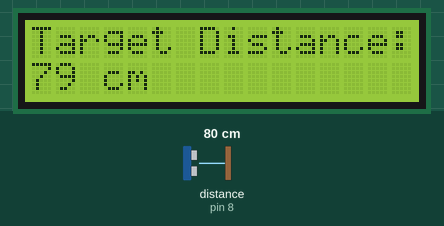
Simulated run of this sketch. Board: Arduino Uno, built with avr-gcc and run on an emulated ATmega328P. Parts: 16×2 character LCD. Wiring (inferred from the names in the program): ultrasonic range finder: trigger pin 9; echo pin 8. The test bench sets the inputs (shaded band); at power-on: distance to the obstacle (sensor on pin 8) 80 cm. The echo pulse lasts 58.3 µs per cm.

Above: at 3.2 s.
3.3 s: distance to the obstacle (sensor on pin 8) set to 2 cm
At 4.9 s:
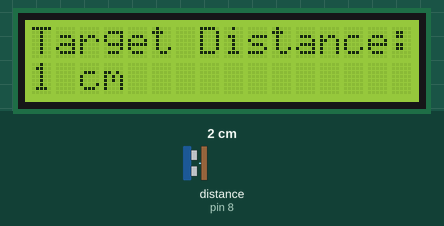
5.2 s: distance to the obstacle (sensor on pin 8) set to 4 cm
At 6.5 s:
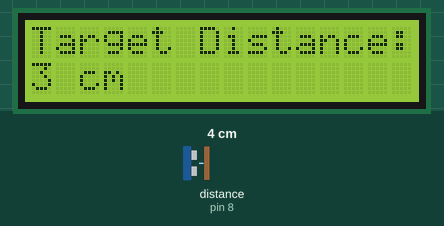
6.8 s: distance to the obstacle (sensor on pin 8) set to 9 cm
At 7.7 s:
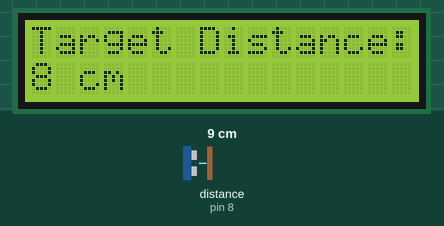
Timing chart, 0 to 9.8 s (numbered marks = the images above; inputs shaded):
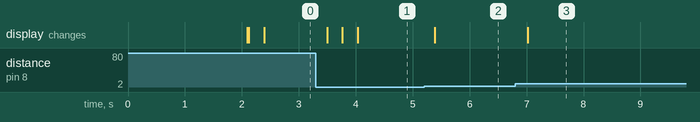

The sketch:

distance_meter.ino
```cpp
#include <Wire.h>
#include <LiquidCrystal_I2C.h>

LiquidCrystal_I2C lcd(0x27, 16, 2);
#define trigPin 9 //Sensor Echo pin connected to Arduino pin 13
#define echoPin 8 //Sensor Trip pin connected to Arduino pin 12

void setup()
{
    Serial.begin(9600);
  pinMode(trigPin, OUTPUT);
  pinMode(echoPin, INPUT);
  lcd.init();
  lcd.backlight();
  lcd.clear();
  lcd.setCursor(4,0);
  lcd.print("Tech Trends");
  delay(2000);
  lcd.setCursor(0,0);  //Set LCD cursor to upper left corner, column 0, row 0
  lcd.print("Target Distance:");  //Print Message on First Row
}

void loop()
{
  long duration, distance;
  digitalWrite(trigPin, LOW);
  delayMicroseconds(2);
  digitalWrite(trigPin, HIGH);
  delayMicroseconds(10);
  digitalWrite(trigPin, LOW);
  duration = pulseIn(echoPin, HIGH);
  distance = (duration/2) / 29.1;
  lcd.setCursor(0,1);  //Set cursor to first column of second row
  lcd.print("                "); //Print blanks to clear the row
  lcd.setCursor(0,1);   //Set Cursor again to first column of second row
  lcd.print(distance); //Print measured distance
  lcd.print(" cm");  //Print your units.
  delay(250); //pause to let things settle
}
```

Measured:
- after the input at 3.3 s, the display: changes after 0.20 s (image 1)
- after the input at 5.2 s, the display: changes after 0.19 s (image 2)
- after the input at 6.8 s, the display: changes after 0.22 s (image 3)
